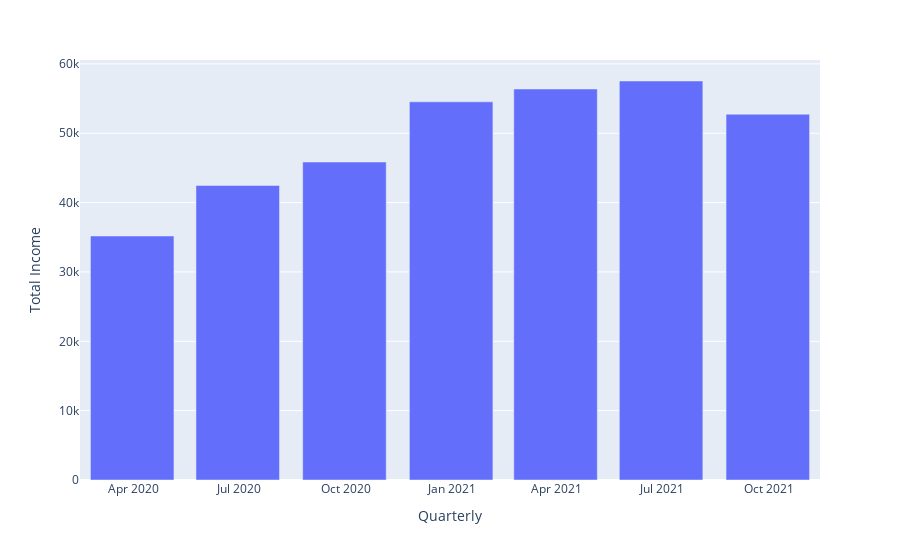

The code cell stored with this chart in its notebook:
### Code cell
import plotly.express as px
fig = px.bar(curr_df, x='Quarterly', y='Total Income')
fig.show()

### Figure 1 — Plotly figure (JSON) as saved in the notebook; plotly's stock layout.template omitted (floating-point values rounded to 4 significant figures)
{"data": [{"alignmentgroup": "True", "hovertemplate": "Quarterly=%{x}<br>Total Income=%{y}<extra></extra>", "legendgroup": "", "marker": {"color": "#636efa", "pattern": {"shape": ""}}, "name": "", "offsetgroup": "", "orientation": "v", "showlegend": false, "textposition": "auto", "type": "bar", "x": ["2021-09-30T00:00:00", "2021-06-30T00:00:00", "2021-03-31T00:00:00", "2020-12-31T00:00:00", "2020-09-30T00:00:00", "2020-06-30T00:00:00", "2020-03-31T00:00:00"], "xaxis": "x", "y": [52745, 57538, 56383, 54533, 45848, 42473, 35184], "yaxis": "y"}], "layout": {"autosize": true, "barmode": "relative", "legend": {"tracegroupgap": 0}, "margin": {"t": 60}, "xaxis": {"anchor": "y", "autorange": true, "domain": [0, 1], "range": ["2020-02-15", "2021-11-14"], "title": {"text": "Quarterly"}, "type": "date"}, "yaxis": {"anchor": "x", "autorange": true, "domain": [0, 1], "range": [0, 60570.0], "title": {"text": "Total Income"}, "type": "linear"}}}
